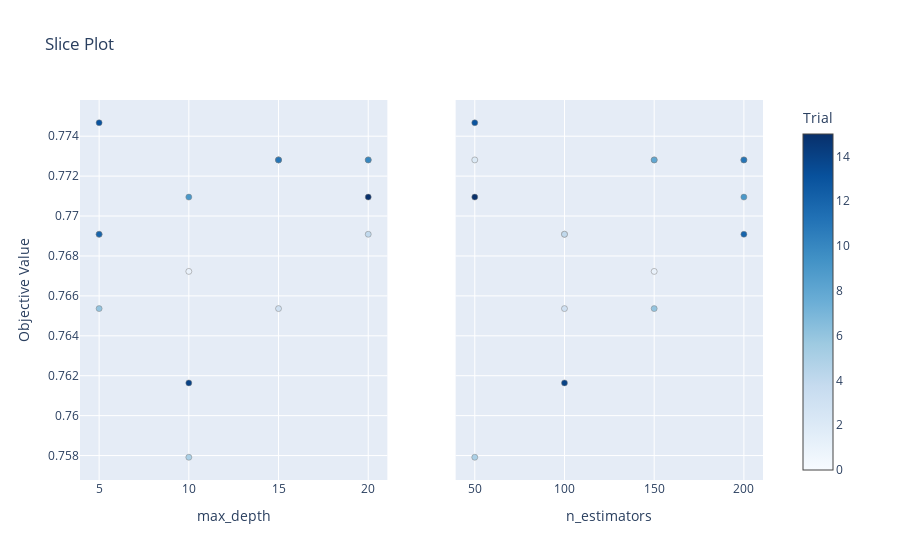

Here is the notebook cell this chart was saved with:
### Code cell
plot_slice(study).show()

### Figure 1 — Plotly figure (JSON) as saved in the notebook; plotly's stock layout.template omitted (floating-point values rounded to 4 significant figures)
{"data": [{"marker": {"color": [0, 1, 2, 3, 4, 5, 6, 7, 8, 9, 10, 11, 12, 13, 14, 15], "colorbar": {"title": {"text": "Trial"}, "x": 1, "xpad": 40}, "colorscale": [[0, "rgb(247,251,255)"], [0.125, "rgb(222,235,247)"], [0.25, "rgb(198,219,239)"], [0.375, "rgb(158,202,225)"], [0.5, "rgb(107,174,214)"], [0.625, "rgb(66,146,198)"], [0.75, "rgb(33,113,181)"], [0.875, "rgb(8,81,156)"], [1, "rgb(8,48,107)"]], "line": {"color": "Grey", "width": 0.5}, "showscale": true}, "mode": "markers", "name": "Feasible Trial", "showlegend": false, "type": "scatter", "x": [5, 10, 15, 15, 20, 10, 5, 20, 15, 10, 20, 15, 5, 5, 10, 20], "xaxis": "x", "y": [0.7691, 0.7672, 0.7728, 0.7654, 0.7691, 0.7579, 0.7654, 0.7728, 0.7728, 0.7709, 0.7728, 0.7728, 0.7691, 0.7747, 0.7616, 0.7709], "yaxis": "y"}, {"marker": {"color": [0, 1, 2, 3, 4, 5, 6, 7, 8, 9, 10, 11, 12, 13, 14, 15], "colorbar": {"title": {"text": "Trial"}, "x": 1, "xpad": 40}, "colorscale": [[0, "rgb(247,251,255)"], [0.125, "rgb(222,235,247)"], [0.25, "rgb(198,219,239)"], [0.375, "rgb(158,202,225)"], [0.5, "rgb(107,174,214)"], [0.625, "rgb(66,146,198)"], [0.75, "rgb(33,113,181)"], [0.875, "rgb(8,81,156)"], [1, "rgb(8,48,107)"]], "line": {"color": "Grey", "width": 0.5}, "showscale": false}, "mode": "markers", "name": "Feasible Trial", "showlegend": false, "type": "scatter", "x": [100, 150, 50, 100, 100, 50, 150, 150, 150, 200, 200, 200, 200, 50, 100, 50], "xaxis": "x2", "y": [0.7691, 0.7672, 0.7728, 0.7654, 0.7691, 0.7579, 0.7654, 0.7728, 0.7728, 0.7709, 0.7728, 0.7728, 0.7691, 0.7747, 0.7616, 0.7709], "yaxis": "y2"}], "layout": {"title": {"text": "Slice Plot"}, "xaxis": {"anchor": "y", "domain": [0, 0.45], "title": {"text": "max_depth"}}, "xaxis2": {"anchor": "y2", "domain": [0.55, 1], "title": {"text": "n_estimators"}}, "yaxis": {"anchor": "x", "domain": [0, 1], "title": {"text": "Objective Value"}}, "yaxis2": {"anchor": "x2", "domain": [0, 1], "matches": "y", "showticklabels": false}}}
